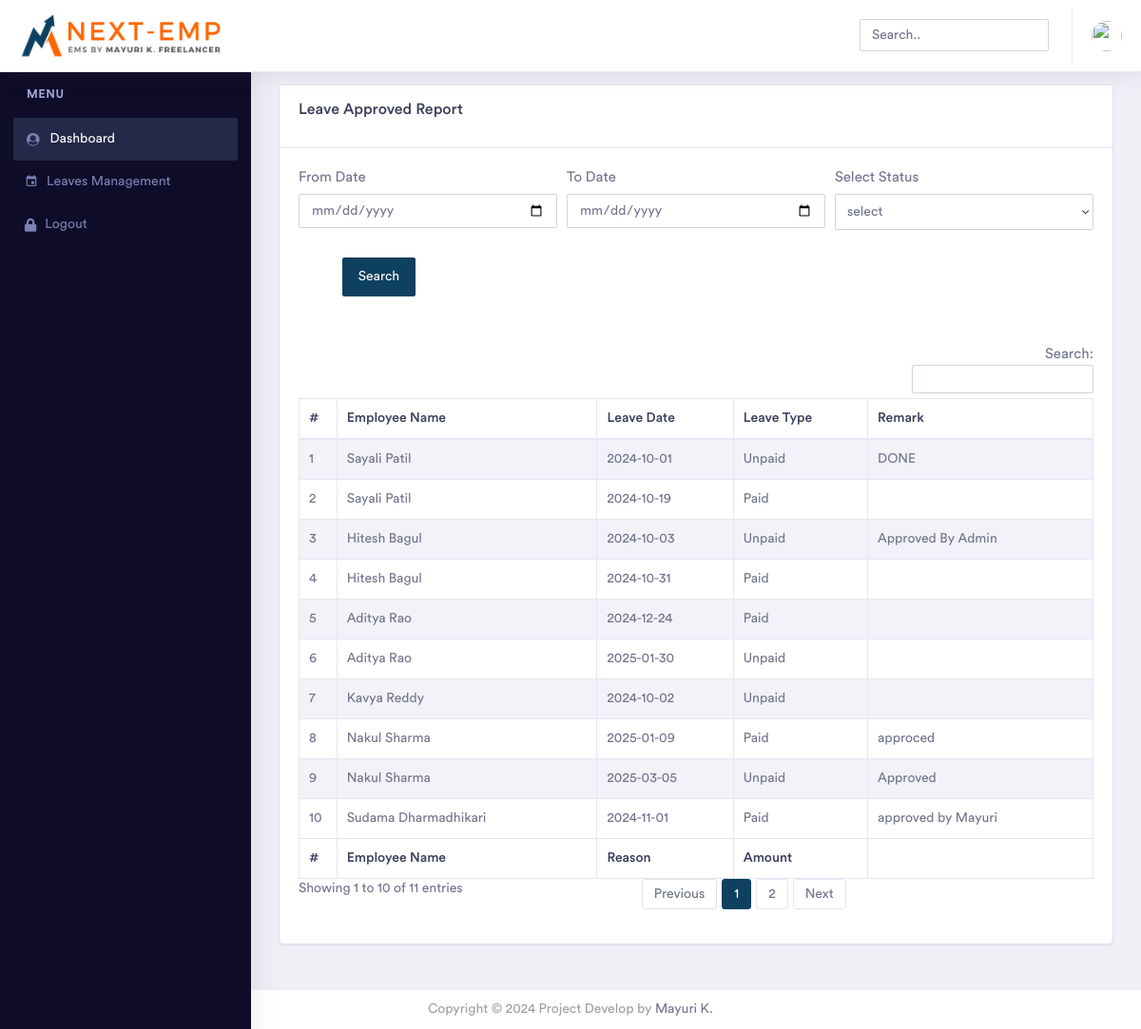
/admin/app_report.php (signed in), run on an earlier commit of the app's database.
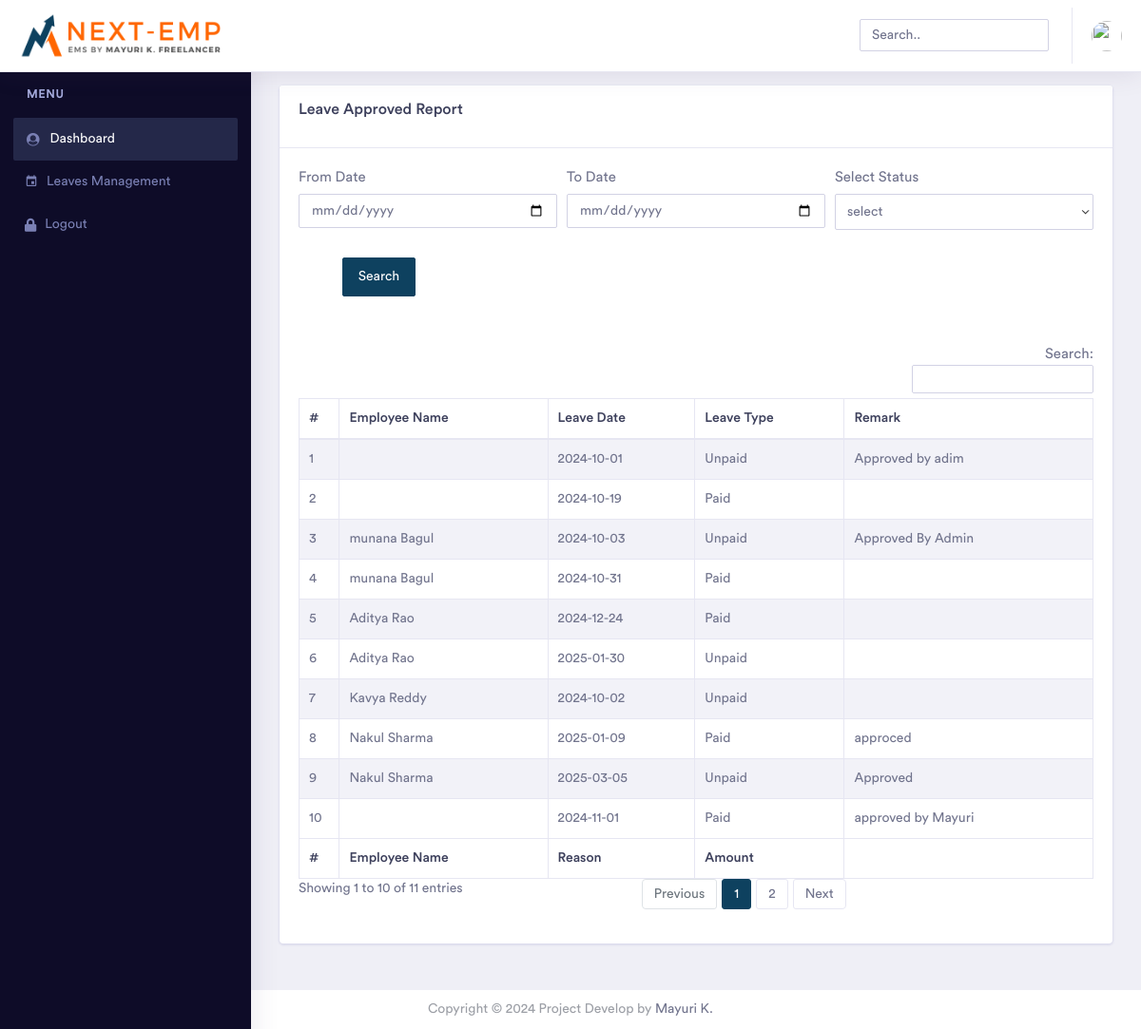
And on a later commit of the database.
### tables this page shows
CREATE TABLE `leaves` (
  `id` int(11) NOT NULL AUTO_INCREMENT,
  `user` varchar(200) NOT NULL,
  `month` varchar(150) NOT NULL,
  `year` varchar(150) NOT NULL,
  `date` date NOT NULL,
  `type` int(11) NOT NULL COMMENT '1=paid 2=unpaid',
  `total` int(50) NOT NULL,
  `status` int(11) NOT NULL,
  `remark` varchar(500) NOT NULL,
  `delete_status` tinyint(4) NOT NULL,
  PRIMARY KEY (`id`)
);

### admin/app_report.php (the view, shortened to what the changed rows need)
<?php include('include/head.php'); ?>
<?php include('include/header.php'); ?>
<?php include('include/sidebar.php'); ?>
<div class="dashboard-wrapper">
    <div class="container-fluid  dashboard-content">
        <div class="row">
            <div class="col-xl-12 col-lg-12 col-md-12 col-sm-12 col-12">
                <div class="card">
                    <div class="card-body">
                        <br />
                        <br />
                        <div class="table-responsive">
                            <table id="example" class="table table-striped table-bordered second" style="width:100%">
                                <thead>
                                    <tr>
                                        <th>#</th>
                                        <th>Employee Name</th>
                                           <th>Leave Date</th>
                                              <th>Leave Type</th>
                                         <th>Remark</th>
                                    </tr>
                                </thead>
                                <tbody>
                                    <?php
                                    if (isset($_POST['search'])) {
                                        $fromdate = $_POST['fromdate'];
                                        $todate = $_POST['todate'];
                                        $sql = "SELECT * FROM leaves WHERE delete_status='0' AND status=? AND date between ? and ?";
                                         $statement = $conn->prepare($sql);
                                    $statement->execute([$_POST['emp'],$fromdate,$todate]);
                                    } else {
                                        $sql = "SELECT * FROM leaves WHERE delete_status='0'  ";
                                         $statement = $conn->prepare($sql);
                                    $statement->execute();
                                    }
                                    ?>
                                    <?php
$i=1;
                                    $rec=$statement->fetchAll();
                                   foreach($rec as $key)
                                   {
                                    ?>
                                     <tr>
                                         <td><?php echo $i;?></td>
                                        <td><?php
                                    $stmt2 = $conn->prepare("SELECT * FROM `admin` WHERE id=? AND delete_status='0'");
                                    $stmt2->execute([$key['user']]);
                                    $record2 = $stmt2->fetch();
                                      echo $record2['fname'] . ' ' . $record2['lname']; ?></td>
                                                    <td><?php echo $key['date'];?></td>
                                                     <td><?php if($key['type']=='1'){echo "Paid";}elseif($key['type']=='2'){echo 'Unpaid';}?></td>
                                        <td><?php echo $key['remark'];?></td>
                                     </tr>
                                    <?php $i++;} ?>
                                </tbody>
                                <tfoot>
                                    <tr>
                                         <th>#</th>
                                        <th>Employee Name</th>
                                         <th>Reason</th>
                                          <th>Amount</th>
                                    </tr>
                                </tfoot>
                            </table>
                        </div>
                    </div>
                </div>
            </div>
        </div>
    </div>
    <?php include('include/footer.php'); ?>
</body>
</html>

What changed in the data, as far as the page shows it:
changed leaves: remark "DONE" → "Approved by adim"; admin.fname "Sayali" → (not shown); admin.lname "Patil" → (not shown)
shown differently, row unchanged: leaves (number 2 of 10 on the later page): admin.fname "Sayali" → (not shown); admin.lname "Patil" → (not shown)
changed through a linked row, leaves "Approved By Admin": admin.fname "Hitesh" → "munana"
changed through a linked row, leaves (number 4 of 10 on the later page): admin.fname "Hitesh" → "munana"
shown differently, row unchanged: leaves "approved by Mayuri": admin.fname "Sudama" → (not shown); admin.lname "Dharmadhikari" → (not shown)
